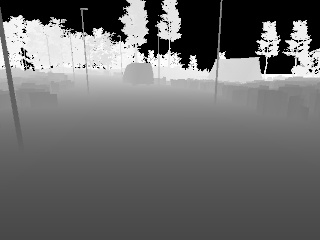
#> input picture VatCan/obstacle/obstacle_0.jpg, 320 x 240 px; its folder holds only this picture in this run
$ python depth.py
#> lines starting #> are read from the running program, lines starting #| are printed output that depends on the picture; after the words box and inside, x2 and y2 are one past the last pixel; in counts of white or black regions, pixels touching at a corner belong together
import cv2
import numpy as np

def biggestContourI(contours):
    maxVal = 0
    maxI = None
    for i in range(0, len(contours) - 1):
        if len(contours[i]) > maxVal:
            cs = contours[i]
            maxVal = len(contours[i])
            maxI = i
    return maxI

def find_obstacle(img):
    k = []
    print(img.shape)
    img.shape[:2]
    for i in range(img.shape[0]):
        for j in range(img.shape[1]):
            k = img[i][j]
            if k < 128 or k > 146:
                img[i][j] = 0
    return img

def remove_groud(img):
    h, w = img.shape[:2]
    newImg = img.copy()
    for i in range(h-1,0,-1):
        for j in range(w-1, 0,-1):
            if img[i, j] - img[i-7, j] > 5  and img[i,j] >0 or img[i,j] > 150:
                newImg[i,j ] = 0
    return newImg
def stackImages(scale,imgArray):
    rows = len(imgArray)
    cols = len(imgArray[0])
    rowsAvailable = isinstance(imgArray[0], list)
    width = imgArray[0][0].shape[1]
    height = imgArray[0][0].shape[0]
    if rowsAvailable:
        for x in range ( 0, rows):
            for y in range(0, cols):
                if imgArray[x][y].shape[:2] == imgArray[0][0].shape [:2]:
                    imgArray[x][y] = cv2.resize(imgArray[x][y], (0, 0), None, scale, scale)
                else:
                    imgArray[x][y] = cv2.resize(imgArray[x][y], (imgArray[0][0].shape[1], imgArray[0][0].shape[0]), None, scale, scale)
                if len(imgArray[x][y].shape) == 2: imgArray[x][y]= cv2.cvtColor( imgArray[x][y], cv2.COLOR_GRAY2BGR)
        imageBlank = np.zeros((height, width, 3), np.uint8)
        hor = [imageBlank]*rows
        hor_con = [imageBlank]*rows
        for x in range(0, rows):
            hor[x] = np.hstack(imgArray[x])
        ver = np.vstack(hor)
    else:
        for x in range(0, rows):
            if imgArray[x].shape[:2] == imgArray[0].shape[:2]:
                imgArray[x] = cv2.resize(imgArray[x], (0, 0), None, scale, scale)
            else:
                imgArray[x] = cv2.resize(imgArray[x], (imgArray[0].shape[1], imgArray[0].shape[0]), None,scale, scale)
            if len(imgArray[x].shape) == 2: imgArray[x] = cv2.cvtColor(imgArray[x], cv2.COLOR_GRAY2BGR)
        hor= np.hstack(imgArray)
        ver = hor
    return ver

def getContours(img,imgContour):
    cnts,_ = cv2.findContours(img, cv2.RETR_EXTERNAL, cv2.CHAIN_APPROX_NONE)
    for cnt in cnts:
        cnt_len = cv2.arcLength(cnt, True)
        cnt = cv2.approxPolyDP(cnt, 0.02*cnt_len, True)
        area = cv2.contourArea(cnt)
        print(area)
        print(len(cnt))
        if len(cnt) >= 4 and (area > 400 or area < 2800):
            cv2.drawContours(imgContour, cnt, -1, (255, 0, 255), 7)
            peri = cv2.arcLength(cnt, True)
            approx = cv2.approxPolyDP(cnt, 0.02 * peri, True)
            # print(len(approx))
            x , y , w, h = cv2.boundingRect(approx)
            cv2.rectangle(imgContour, (x , y ), (x + w , y + h ), (0, 255, 0), 5)

            cv2.putText(imgContour, "Points: " + str(len(approx)), (x + w + 20, y + 20), cv2.FONT_HERSHEY_COMPLEX, .7,(0, 255, 0), 2)
            cv2.putText(imgContour, "Area: " + str(int(area)), (x + w + 20, y + 45), cv2.FONT_HERSHEY_COMPLEX, 0.7,(0, 255, 0), 2)
def roi(img):
    h,w = img.shape[:2]
    crop = img[h//3:w*2//3,:]
    return crop
# def pr(img)

for i in range(57):
    img = cv2.imread('./obstacle/obstacle_{}.jpg'.format(i))
#> img is the input picture: shape (240, 320, 3); min 0, max 255, mean 108
    crop = roi(img)
#> in roi, `crop = img[h//3:w*2//3,:]`:
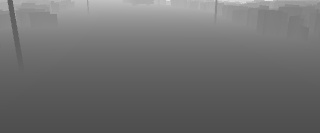
#> crop: shape (133, 320, 3); min 78, max 227, mean 110.3
    gray = cv2.cvtColor(crop, cv2.COLOR_BGR2GRAY)
    blurred = cv2.GaussianBlur(gray, (5, 5), 1)
    canny = cv2.Canny(blurred,134,255)
#> canny: shape (133, 320); every value is 0
    ret,th = cv2.threshold(blurred,134,255, cv2.THRESH_BINARY_INV)
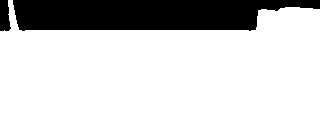
#> th: shape (133, 320); 81% white; 2 black regions, box (x1, y1, x2, y2) and area: (13, 0, 320, 31) 7787, (0, 0, 11, 31) 281

    rmg = remove_groud(blurred)
#> after the loop in remove_groud, `for i in range(h-1,0,-1):`:
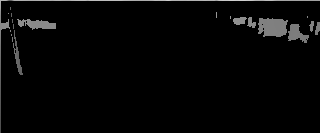
#> newImg: shape (133, 320); min 0, max 211, mean 5.9
    kernelOpen = np.ones((30,30),np.uint8)
    kernelClose = np.ones((30,30),np.uint8)
    opening = cv2.morphologyEx(rmg, cv2.MORPH_OPEN, kernelOpen)
    closing = cv2.morphologyEx(opening, cv2.MORPH_CLOSE, kernelClose)
    imgContour = crop.copy()
    kernel = np.ones((5, 5))
    imgDil = cv2.dilate(opening, kernel, iterations=1)
    getContours(imgDil,imgContour)
#> in getContours, `cnts,_ = cv2.findContours(img, cv2.RETR_EXTERNAL, cv2.CHAIN_APPROX_NONE)`: cnts = []
    imgStack = stackImages(0.8,([rmg,closing],[opening,imgContour]))
#> after the loop in stackImages, `for x in range(0, rows):`: hor = 2 items
#> in stackImages, `ver = np.vstack(hor)`:
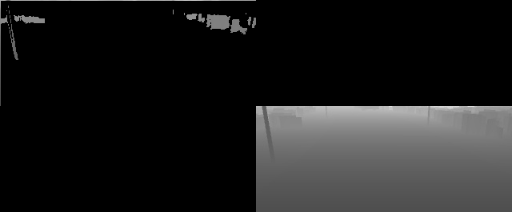
#> ver: shape (212, 512, 3); min 0, max 221, mean 29.1
    cv2.imshow("Result", imgStack)
    # cv2.imshow("gray", gray)
    # cv2.imshow("remove_groud", rmg)
    # cv2.imshow("opening", opening)
    key = cv2.waitKey(1)
#> (key Esc is pressed here)
    if key == 27:
        break
